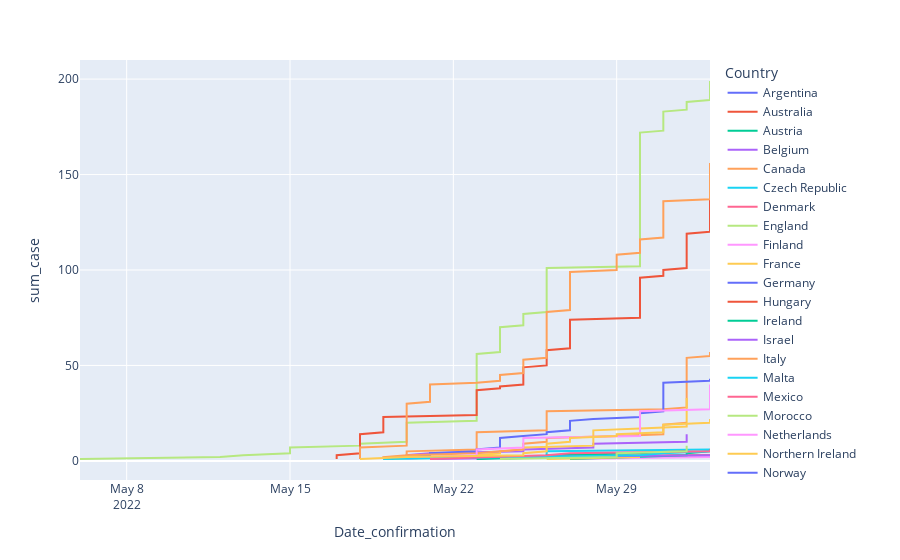

Notebook code for this chart:
### Code cell
fig2_2 = px.line(sort_df, x='Date_confirmation',y='sum_case', color='Country')
fig2_2.show()

### Figure 1 — Plotly figure (JSON) as saved in the notebook; plotly's stock layout.template omitted (floating-point values rounded to 4 significant figures; data arrays with more than 128 entries replaced by an {"elided": "..."} marker saying what was removed)
{"data": [{"hovertemplate": "Country=Argentina<br>Date_confirmation=%{x}<br>sum_case=%{y}<extra></extra>", "legendgroup": "Argentina", "line": {"color": "#636efa", "dash": "solid"}, "marker": {"symbol": "circle"}, "mode": "lines", "name": "Argentina", "orientation": "v", "showlegend": true, "type": "scatter", "x": ["2022-05-27T00:00:00", "2022-05-27T00:00:00"], "xaxis": "x", "y": [1, 2], "yaxis": "y"}, {"hovertemplate": "Country=Australia<br>Date_confirmation=%{x}<br>sum_case=%{y}<extra></extra>", "legendgroup": "Australia", "line": {"color": "#EF553B", "dash": "solid"}, "marker": {"symbol": "circle"}, "mode": "lines", "name": "Australia", "orientation": "v", "showlegend": true, "type": "scatter", "x": ["2022-05-20T00:00:00", "2022-05-20T00:00:00", "2022-06-02T00:00:00"], "xaxis": "x", "y": [1, 2, 3], "yaxis": "y"}, {"hovertemplate": "Country=Austria<br>Date_confirmation=%{x}<br>sum_case=%{y}<extra></extra>", "legendgroup": "Austria", "line": {"color": "#00cc96", "dash": "solid"}, "marker": {"symbol": "circle"}, "mode": "lines", "name": "Austria", "orientation": "v", "showlegend": true, "type": "scatter", "x": ["2022-05-23T00:00:00"], "xaxis": "x", "y": [1], "yaxis": "y"}, {"hovertemplate": "Country=Belgium<br>Date_confirmation=%{x}<br>sum_case=%{y}<extra></extra>", "legendgroup": "Belgium", "line": {"color": "#ab63fa", "dash": "solid"}, "marker": {"symbol": "circle"}, "mode": "lines", "name": "Belgium", "orientation": "v", "showlegend": true, "type": "scatter", "x": ["2022-05-19T00:00:00", "2022-05-20T00:00:00", "2022-05-20T00:00:00", "2022-05-21T00:00:00", "2022-05-25T00:00:00", "2022-05-25T00:00:00", "2022-05-28T00:00:00", "2022-05-28T00:00:00", "2022-05-28T00:00:00", "2022-06-01T00:00:00", "2022-06-01T00:00:00", "2022-06-01T00:00:00", "2022-06-01T00:00:00", "2022-06-01T00:00:00"], "xaxis": "x", "y": [1, 2, 3, 4, 5, 6, 7, 8, 9, 10, 11, 12, 13, 14], "yaxis": "y"}, {"hovertemplate": "Country=Canada<br>Date_confirmation=%{x}<br>sum_case=%{y}<extra></extra>", "legendgroup": "Canada", "line": {"color": "#FFA15A", "dash": "solid"}, "marker": {"symbol": "circle"}, "mode": "lines", "name": "Canada", "orientation": "v", "showlegend": true, "type": "scatter", "x": ["2022-05-19T00:00:00", "2022-05-19T00:00:00", "2022-05-20T00:00:00", "2022-05-20T00:00:00", "2022-05-20T00:00:00", "2022-05-23T00:00:00", "2022-05-23T00:00:00", "2022-05-23T00:00:00", "2022-05-23T00:00:00", "2022-05-23T00:00:00", "2022-05-23T00:00:00", "2022-05-23T00:00:00", "2022-05-23T00:00:00", "2022-05-23T00:00:00", "2022-05-23T00:00:00", "2022-05-26T00:00:00", "2022-05-26T00:00:00", "2022-05-26T00:00:00", "2022-05-26T00:00:00", "2022-05-26T00:00:00", "2022-05-26T00:00:00", "2022-05-26T00:00:00", "2022-05-26T00:00:00", "2022-05-26T00:00:00", "2022-05-26T00:00:00", "2022-05-26T00:00:00", "2022-05-31T00:00:00", "2022-06-01T00:00:00", "2022-06-01T00:00:00", "2022-06-01T00:00:00", "2022-06-01T00:00:00", "2022-06-01T00:00:00", "2022-06-01T00:00:00", "2022-06-01T00:00:00", "2022-06-01T00:00:00", "2022-06-01T00:00:00", "2022-06-01T00:00:00", "2022-06-01T00:00:00", "2022-06-01T00:00:00", "2022-06-01T00:00:00", "2022-06-01T00:00:00", "2022-06-01T00:00:00", "2022-06-01T00:00:00", "2022-06-01T00:00:00", "2022-06-01T00:00:00", "2022-06-01T00:00:00", "2022-06-01T00:00:00", "2022-06-01T00:00:00", "2022-06-01T00:00:00", "2022-06-01T00:00:00", "2022-06-01T00:00:00", "2022-06-01T00:00:00", "2022-06-01T00:00:00", "2022-06-01T00:00:00", "2022-06-02T00:00:00", "2022-06-02T00:00:00", "2022-06-02T00:00:00"], "xaxis": "x", "y": [1, 2, 3, 4, 5, 6, 7, 8, 9, 10, 11, 12, 13, 14, 15, 16, 17, 18, 19, 20, 21, 22, 23, 24, 25, 26, 27, 28, 29, 30, 31, 32, 33, 34, 35, 36, 37, 38, 39, 40, 41, 42, 43, 44, 45, 46, 47, 48, 49, 50, 51, 52, 53, 54, 55, 56, 57], "yaxis": "y"}, {"hovertemplate": "Country=Czech Republic<br>Date_confirmation=%{x}<br>sum_case=%{y}<extra></extra>", "legendgroup": "Czech Republic", "line": {"color": "#19d3f3", "dash": "solid"}, "marker": {"symbol": "circle"}, "mode": "lines", "name": "Czech Republic", "orientation": "v", "showlegend": true, "type": "scatter", "x": ["2022-05-24T00:00:00", "2022-05-26T00:00:00", "2022-05-26T00:00:00", "2022-05-26T00:00:00", "2022-05-26T00:00:00", "2022-06-02T00:00:00"], "xaxis": "x", "y": [1, 2, 3, 4, 5, 6], "yaxis": "y"}, {"hovertemplate": "Country=Denmark<br>Date_confirmation=%{x}<br>sum_case=%{y}<extra></extra>", "legendgroup": "Denmark", "line": {"color": "#FF6692", "dash": "solid"}, "marker": {"symbol": "circle"}, "mode": "lines", "name": "Denmark", "orientation": "v", "showlegend": true, "type": "scatter", "x": ["2022-05-23T00:00:00", "2022-05-24T00:00:00"], "xaxis": "x", "y": [1, 2], "yaxis": "y"}, {"hovertemplate": "Country=England<br>Date_confirmation=%{x}<br>sum_case=%{y}<extra></extra>", "legendgroup": "England", "line": {"color": "#B6E880", "dash": "solid"}, "marker": {"symbol": "circle"}, "mode": "lines", "name": "England", "orientation": "v", "showlegend": true, "type": "scatter", "x": {"elided": "199 str values"}, "xaxis": "x", "y": {"elided": "199 int values"}, "yaxis": "y"}, {"hovertemplate": "Country=Finland<br>Date_confirmation=%{x}<br>sum_case=%{y}<extra></extra>", "legendgroup": "Finland", "line": {"color": "#FF97FF", "dash": "solid"}, "marker": {"symbol": "circle"}, "mode": "lines", "name": "Finland", "orientation": "v", "showlegend": true, "type": "scatter", "x": ["2022-05-27T00:00:00", "2022-06-02T00:00:00"], "xaxis": "x", "y": [1, 2], "yaxis": "y"}, {"hovertemplate": "Country=France<br>Date_confirmation=%{x}<br>sum_case=%{y}<extra></extra>", "legendgroup": "France", "line": {"color": "#FECB52", "dash": "solid"}, "marker": {"symbol": "circle"}, "mode": "lines", "name": "France", "orientation": "v", "showlegend": true, "type": "scatter", "x": ["2022-05-19T00:00:00", "2022-05-23T00:00:00", "2022-05-23T00:00:00", "2022-05-24T00:00:00", "2022-05-24T00:00:00", "2022-05-25T00:00:00", "2022-05-25T00:00:00", "2022-05-28T00:00:00", "2022-05-28T00:00:00", "2022-05-28T00:00:00", "2022-05-28T00:00:00", "2022-05-28T00:00:00", "2022-05-28T00:00:00", "2022-05-28T00:00:00", "2022-05-28T00:00:00", "2022-05-28T00:00:00", "2022-05-30T00:00:00", "2022-06-01T00:00:00", "2022-06-01T00:00:00", "2022-06-01T00:00:00", "2022-06-01T00:00:00", "2022-06-01T00:00:00", "2022-06-01T00:00:00", "2022-06-01T00:00:00", "2022-06-01T00:00:00", "2022-06-01T00:00:00", "2022-06-01T00:00:00", "2022-06-01T00:00:00", "2022-06-01T00:00:00", "2022-06-01T00:00:00", "2022-06-01T00:00:00", "2022-06-01T00:00:00", "2022-06-01T00:00:00"], "xaxis": "x", "y": [1, 2, 3, 4, 5, 6, 7, 8, 9, 10, 11, 12, 13, 14, 15, 16, 17, 18, 19, 20, 21, 22, 23, 24, 25, 26, 27, 28, 29, 30, 31, 32, 33], "yaxis": "y"}, {"hovertemplate": "Country=Germany<br>Date_confirmation=%{x}<br>sum_case=%{y}<extra></extra>", "legendgroup": "Germany", "line": {"color": "#636efa", "dash": "solid"}, "marker": {"symbol": "circle"}, "mode": "lines", "name": "Germany", "orientation": "v", "showlegend": true, "type": "scatter", "x": ["2022-05-19T00:00:00", "2022-05-20T00:00:00", "2022-05-21T00:00:00", "2022-05-21T00:00:00", "2022-05-23T00:00:00", "2022-05-23T00:00:00", "2022-05-24T00:00:00", "2022-05-24T00:00:00", "2022-05-24T00:00:00", "2022-05-24T00:00:00", "2022-05-24T00:00:00", "2022-05-24T00:00:00", "2022-05-25T00:00:00", "2022-05-26T00:00:00", "2022-05-26T00:00:00", "2022-05-27T00:00:00", "2022-05-27T00:00:00", "2022-05-27T00:00:00", "2022-05-27T00:00:00", "2022-05-27T00:00:00", "2022-05-27T00:00:00", "2022-05-28T00:00:00", "2022-05-30T00:00:00", "2022-05-30T00:00:00", "2022-05-30T00:00:00", "2022-05-31T00:00:00", "2022-05-31T00:00:00", "2022-05-31T00:00:00", "2022-05-31T00:00:00", "2022-05-31T00:00:00", "2022-05-31T00:00:00", "2022-05-31T00:00:00", "2022-05-31T00:00:00", "2022-05-31T00:00:00", "2022-05-31T00:00:00", "2022-05-31T00:00:00", "2022-05-31T00:00:00", "2022-05-31T00:00:00", "2022-05-31T00:00:00", "2022-05-31T00:00:00", "2022-05-31T00:00:00", "2022-06-02T00:00:00", "2022-06-02T00:00:00"], "xaxis": "x", "y": [1, 2, 3, 4, 5, 6, 7, 8, 9, 10, 11, 12, 13, 14, 15, 16, 17, 18, 19, 20, 21, 22, 23, 24, 25, 26, 27, 28, 29, 30, 31, 32, 33, 34, 35, 36, 37, 38, 39, 40, 41, 42, 43], "yaxis": "y"}, {"hovertemplate": "Country=Hungary<br>Date_confirmation=%{x}<br>sum_case=%{y}<extra></extra>", "legendgroup": "Hungary", "line": {"color": "#EF553B", "dash": "solid"}, "marker": {"symbol": "circle"}, "mode": "lines", "name": "Hungary", "orientation": "v", "showlegend": true, "type": "scatter", "x": ["2022-05-31T00:00:00"], "xaxis": "x", "y": [1], "yaxis": "y"}, {"hovertemplate": "Country=Ireland<br>Date_confirmation=%{x}<br>sum_case=%{y}<extra></extra>", "legendgroup": "Ireland", "line": {"color": "#00cc96", "dash": "solid"}, "marker": {"symbol": "circle"}, "mode": "lines", "name": "Ireland", "orientation": "v", "showlegend": true, "type": "scatter", "x": ["2022-05-27T00:00:00", "2022-05-30T00:00:00", "2022-06-01T00:00:00", "2022-06-01T00:00:00", "2022-06-02T00:00:00", "2022-06-02T00:00:00"], "xaxis": "x", "y": [1, 2, 3, 4, 5, 6], "yaxis": "y"}, {"hovertemplate": "Country=Israel<br>Date_confirmation=%{x}<br>sum_case=%{y}<extra></extra>", "legendgroup": "Israel", "line": {"color": "#ab63fa", "dash": "solid"}, "marker": {"symbol": "circle"}, "mode": "lines", "name": "Israel", "orientation": "v", "showlegend": true, "type": "scatter", "x": ["2022-05-21T00:00:00", "2022-05-28T00:00:00"], "xaxis": "x", "y": [1, 2], "yaxis": "y"}, {"hovertemplate": "Country=Italy<br>Date_confirmation=%{x}<br>sum_case=%{y}<extra></extra>", "legendgroup": "Italy", "line": {"color": "#FFA15A", "dash": "solid"}, "marker": {"symbol": "circle"}, "mode": "lines", "name": "Italy", "orientation": "v", "showlegend": true, "type": "scatter", "x": ["2022-05-19T00:00:00", "2022-05-20T00:00:00", "2022-05-20T00:00:00", "2022-05-23T00:00:00", "2022-05-24T00:00:00", "2022-05-25T00:00:00", "2022-05-25T00:00:00", "2022-05-25T00:00:00", "2022-05-25T00:00:00", "2022-05-26T00:00:00", "2022-05-26T00:00:00", "2022-05-26T00:00:00", "2022-05-29T00:00:00", "2022-05-31T00:00:00", "2022-05-31T00:00:00", "2022-05-31T00:00:00", "2022-05-31T00:00:00", "2022-05-31T00:00:00", "2022-05-31T00:00:00", "2022-06-01T00:00:00"], "xaxis": "x", "y": [1, 2, 3, 4, 5, 6, 7, 8, 9, 10, 11, 12, 13, 14, 15, 16, 17, 18, 19, 20], "yaxis": "y"}, {"hovertemplate": "Country=Malta<br>Date_confirmation=%{x}<br>sum_case=%{y}<extra></extra>", "legendgroup": "Malta", "line": {"color": "#19d3f3", "dash": "solid"}, "marker": {"symbol": "circle"}, "mode": "lines", "name": "Malta", "orientation": "v", "showlegend": true, "type": "scatter", "x": ["2022-05-28T00:00:00"], "xaxis": "x", "y": [1], "yaxis": "y"}, {"hovertemplate": "Country=Mexico<br>Date_confirmation=%{x}<br>sum_case=%{y}<extra></extra>", "legendgroup": "Mexico", "line": {"color": "#FF6692", "dash": "solid"}, "marker": {"symbol": "circle"}, "mode": "lines", "name": "Mexico", "orientation": "v", "showlegend": true, "type": "scatter", "x": ["2022-05-28T00:00:00"], "xaxis": "x", "y": [1], "yaxis": "y"}, {"hovertemplate": "Country=Morocco<br>Date_confirmation=%{x}<br>sum_case=%{y}<extra></extra>", "legendgroup": "Morocco", "line": {"color": "#B6E880", "dash": "solid"}, "marker": {"symbol": "circle"}, "mode": "lines", "name": "Morocco", "orientation": "v", "showlegend": true, "type": "scatter", "x": ["2022-06-02T00:00:00"], "xaxis": "x", "y": [1], "yaxis": "y"}, {"hovertemplate": "Country=Netherlands<br>Date_confirmation=%{x}<br>sum_case=%{y}<extra></extra>", "legendgroup": "Netherlands", "line": {"color": "#FF97FF", "dash": "solid"}, "marker": {"symbol": "circle"}, "mode": "lines", "name": "Netherlands", "orientation": "v", "showlegend": true, "type": "scatter", "x": ["2022-05-20T00:00:00", "2022-05-21T00:00:00", "2022-05-23T00:00:00", "2022-05-23T00:00:00", "2022-05-23T00:00:00", "2022-05-23T00:00:00", "2022-05-25T00:00:00", "2022-05-25T00:00:00", "2022-05-25T00:00:00", "2022-05-25T00:00:00", "2022-05-25T00:00:00", "2022-05-25T00:00:00", "2022-05-30T00:00:00", "2022-05-30T00:00:00", "2022-05-30T00:00:00", "2022-05-30T00:00:00", "2022-05-30T00:00:00", "2022-05-30T00:00:00", "2022-05-30T00:00:00", "2022-05-30T00:00:00", "2022-05-30T00:00:00", "2022-05-30T00:00:00", "2022-05-30T00:00:00", "2022-05-30T00:00:00", "2022-05-30T00:00:00", "2022-05-30T00:00:00", "2022-06-02T00:00:00", "2022-06-02T00:00:00", "2022-06-02T00:00:00", "2022-06-02T00:00:00", "2022-06-02T00:00:00", "2022-06-02T00:00:00", "2022-06-02T00:00:00", "2022-06-02T00:00:00", "2022-06-02T00:00:00", "2022-06-02T00:00:00", "2022-06-02T00:00:00", "2022-06-02T00:00:00", "2022-06-02T00:00:00", "2022-06-02T00:00:00"], "xaxis": "x", "y": [1, 2, 3, 4, 5, 6, 7, 8, 9, 10, 11, 12, 13, 14, 15, 16, 17, 18, 19, 20, 21, 22, 23, 24, 25, 26, 27, 28, 29, 30, 31, 32, 33, 34, 35, 36, 37, 38, 39, 40], "yaxis": "y"}, {"hovertemplate": "Country=Northern Ireland<br>Date_confirmation=%{x}<br>sum_case=%{y}<extra></extra>", "legendgroup": "Northern Ireland", "line": {"color": "#FECB52", "dash": "solid"}, "marker": {"symbol": "circle"}, "mode": "lines", "name": "Northern Ireland", "orientation": "v", "showlegend": true, "type": "scatter", "x": ["2022-05-26T00:00:00", "2022-05-30T00:00:00"], "xaxis": "x", "y": [1, 2], "yaxis": "y"}, {"hovertemplate": "Country=Norway<br>Date_confirmation=%{x}<br>sum_case=%{y}<extra></extra>", "legendgroup": "Norway", "line": {"color": "#636efa", "dash": "solid"}, "marker": {"symbol": "circle"}, "mode": "lines", "name": "Norway", "orientation": "v", "showlegend": true, "type": "scatter", "x": ["2022-05-31T00:00:00"], "xaxis": "x", "y": [1], "yaxis": "y"}, {"hovertemplate": "Country=Portugal<br>Date_confirmation=%{x}<br>sum_case=%{y}<extra></extra>", "legendgroup": "Portugal", "line": {"color": "#EF553B", "dash": "solid"}, "marker": {"symbol": "circle"}, "mode": "lines", "name": "Portugal", "orientation": "v", "showlegend": true, "type": "scatter", "x": {"elided": "138 str values"}, "xaxis": "x", "y": {"elided": "138 int values"}, "yaxis": "y"}, {"hovertemplate": "Country=Scotland<br>Date_confirmation=%{x}<br>sum_case=%{y}<extra></extra>", "legendgroup": "Scotland", "line": {"color": "#00cc96", "dash": "solid"}, "marker": {"symbol": "circle"}, "mode": "lines", "name": "Scotland", "orientation": "v", "showlegend": true, "type": "scatter", "x": ["2022-05-23T00:00:00", "2022-05-26T00:00:00", "2022-05-26T00:00:00", "2022-05-30T00:00:00", "2022-06-01T00:00:00"], "xaxis": "x", "y": [1, 2, 3, 4, 5], "yaxis": "y"}, {"hovertemplate": "Country=Slovenia<br>Date_confirmation=%{x}<br>sum_case=%{y}<extra></extra>", "legendgroup": "Slovenia", "line": {"color": "#ab63fa", "dash": "solid"}, "marker": {"symbol": "circle"}, "mode": "lines", "name": "Slovenia", "orientation": "v", "showlegend": true, "type": "scatter", "x": ["2022-05-24T00:00:00", "2022-05-25T00:00:00", "2022-06-02T00:00:00"], "xaxis": "x", "y": [1, 2, 3], "yaxis": "y"}, {"hovertemplate": "Country=Spain<br>Date_confirmation=%{x}<br>sum_case=%{y}<extra></extra>", "legendgroup": "Spain", "line": {"color": "#FFA15A", "dash": "solid"}, "marker": {"symbol": "circle"}, "mode": "lines", "name": "Spain", "orientation": "v", "showlegend": true, "type": "scatter", "x": {"elided": "156 str values"}, "xaxis": "x", "y": {"elided": "156 int values"}, "yaxis": "y"}, {"hovertemplate": "Country=Sweden<br>Date_confirmation=%{x}<br>sum_case=%{y}<extra></extra>", "legendgroup": "Sweden", "line": {"color": "#19d3f3", "dash": "solid"}, "marker": {"symbol": "circle"}, "mode": "lines", "name": "Sweden", "orientation": "v", "showlegend": true, "type": "scatter", "x": ["2022-05-19T00:00:00", "2022-05-25T00:00:00", "2022-05-30T00:00:00", "2022-05-31T00:00:00", "2022-06-02T00:00:00"], "xaxis": "x", "y": [1, 2, 3, 4, 5], "yaxis": "y"}, {"hovertemplate": "Country=Switzerland<br>Date_confirmation=%{x}<br>sum_case=%{y}<extra></extra>", "legendgroup": "Switzerland", "line": {"color": "#FF6692", "dash": "solid"}, "marker": {"symbol": "circle"}, "mode": "lines", "name": "Switzerland", "orientation": "v", "showlegend": true, "type": "scatter", "x": ["2022-05-21T00:00:00", "2022-05-24T00:00:00", "2022-05-26T00:00:00", "2022-05-27T00:00:00", "2022-06-02T00:00:00", "2022-06-02T00:00:00"], "xaxis": "x", "y": [1, 2, 3, 4, 5, 6], "yaxis": "y"}, {"hovertemplate": "Country=United Arab Emirates<br>Date_confirmation=%{x}<br>sum_case=%{y}<extra></extra>", "legendgroup": "United Arab Emirates", "line": {"color": "#B6E880", "dash": "solid"}, "marker": {"symbol": "circle"}, "mode": "lines", "name": "United Arab Emirates", "orientation": "v", "showlegend": true, "type": "scatter", "x": ["2022-05-24T00:00:00", "2022-05-29T00:00:00", "2022-05-29T00:00:00", "2022-05-29T00:00:00", "2022-06-01T00:00:00", "2022-06-01T00:00:00", "2022-06-01T00:00:00", "2022-06-01T00:00:00"], "xaxis": "x", "y": [1, 2, 3, 4, 5, 6, 7, 8], "yaxis": "y"}, {"hovertemplate": "Country=United Kingdom<br>Date_confirmation=%{x}<br>sum_case=%{y}<extra></extra>", "legendgroup": "United Kingdom", "line": {"color": "#FF97FF", "dash": "solid"}, "marker": {"symbol": "circle"}, "mode": "lines", "name": "United Kingdom", "orientation": "v", "showlegend": true, "type": "scatter", "x": ["2022-06-01T00:00:00"], "xaxis": "x", "y": [1], "yaxis": "y"}, {"hovertemplate": "Country=United States<br>Date_confirmation=%{x}<br>sum_case=%{y}<extra></extra>", "legendgroup": "United States", "line": {"color": "#FECB52", "dash": "solid"}, "marker": {"symbol": "circle"}, "mode": "lines", "name": "United States", "orientation": "v", "showlegend": true, "type": "scatter", "x": ["2022-05-18T00:00:00", "2022-05-20T00:00:00", "2022-05-25T00:00:00", "2022-05-25T00:00:00", "2022-05-26T00:00:00", "2022-05-26T00:00:00", "2022-05-26T00:00:00", "2022-05-26T00:00:00", "2022-05-26T00:00:00", "2022-05-27T00:00:00", "2022-05-27T00:00:00", "2022-05-27T00:00:00", "2022-05-29T00:00:00", "2022-05-29T00:00:00", "2022-05-31T00:00:00", "2022-05-31T00:00:00", "2022-05-31T00:00:00", "2022-05-31T00:00:00", "2022-05-31T00:00:00", "2022-06-02T00:00:00", "2022-06-02T00:00:00", "2022-06-02T00:00:00"], "xaxis": "x", "y": [1, 2, 3, 4, 5, 6, 7, 8, 9, 10, 11, 12, 13, 14, 15, 16, 17, 18, 19, 20, 21, 22], "yaxis": "y"}, {"hovertemplate": "Country=Wales<br>Date_confirmation=%{x}<br>sum_case=%{y}<extra></extra>", "legendgroup": "Wales", "line": {"color": "#636efa", "dash": "solid"}, "marker": {"symbol": "circle"}, "mode": "lines", "name": "Wales", "orientation": "v", "showlegend": true, "type": "scatter", "x": ["2022-05-26T00:00:00"], "xaxis": "x", "y": [1], "yaxis": "y"}], "layout": {"legend": {"title": {"text": "Country"}, "tracegroupgap": 0}, "margin": {"t": 60}, "xaxis": {"anchor": "y", "domain": [0, 1], "title": {"text": "Date_confirmation"}}, "yaxis": {"anchor": "x", "domain": [0, 1], "title": {"text": "sum_case"}}}}
